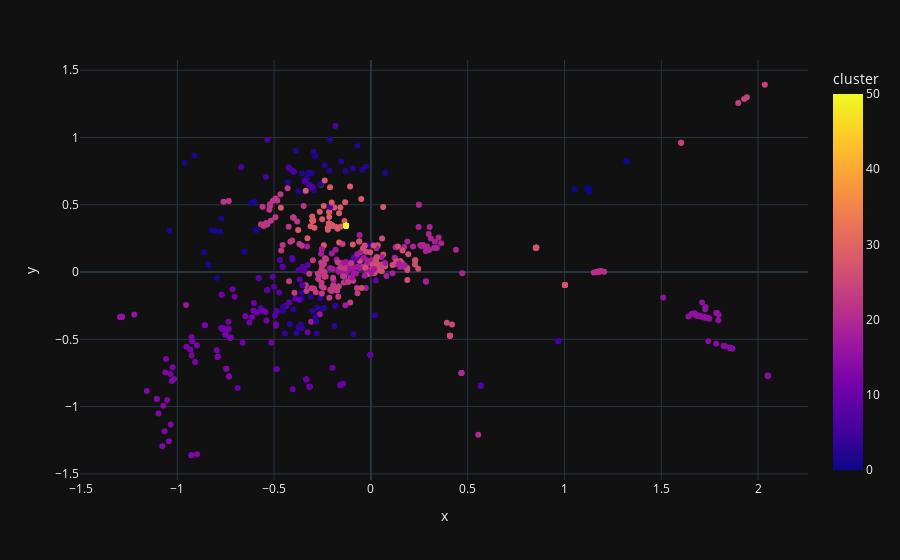
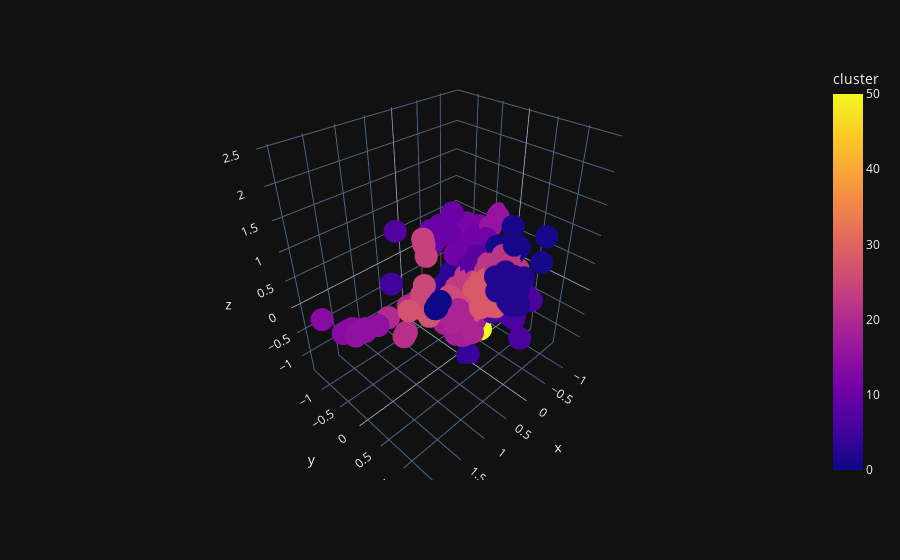

Write notebook code for charts like these, in order.
### Markdown cell above
## Affinity Propagation

### Code cell
clustering = AffinityPropagation().fit_predict(X_emb)
cluster_df = pd.DataFrame.from_dict(clustering)
X_df = pd.DataFrame.from_dict(X_emb)
X_df['cluster'] = cluster_df
X_df['title'] = df.title
X_df.columns = ['x', 'y', 'z', 'cluster', 'title']
print('Cluster counts:')
print(X_df.cluster.value_counts())
fig = px.scatter(X_df, x='x', y='y', hover_name='title', color='cluster')
fig.show()
fig = px.scatter_3d(X_df, x='x', y='y', z='z', hover_name='title', color='cluster')
fig.show()

### Figure 1 — Plotly figure (JSON) as saved in the notebook; plotly's stock layout.template omitted (floating-point values rounded to 4 significant figures; data arrays with more than 128 entries replaced by an {"elided": "..."} marker saying what was removed)
{"data": [{"hovertemplate": "<b>%{hovertext}</b><br><br>x=%{x}<br>y=%{y}<br>cluster=%{marker.color}<extra></extra>", "hovertext": {"elided": "657 str values"}, "legendgroup": "", "marker": {"color": {"elided": "657 int values"}, "coloraxis": "coloraxis", "symbol": "circle"}, "mode": "markers", "name": "", "orientation": "v", "showlegend": false, "x": {"elided": "657 float values"}, "xaxis": "x", "y": {"elided": "657 float values"}, "yaxis": "y", "type": "scatter"}], "layout": {"xaxis": {"anchor": "y", "domain": [0.0, 1.0], "title": {"text": "x"}}, "yaxis": {"anchor": "x", "domain": [0.0, 1.0], "title": {"text": "y"}}, "coloraxis": {"colorbar": {"title": {"text": "cluster"}}, "colorscale": [[0.0, "#0d0887"], [0.1111, "#46039f"], [0.2222, "#7201a8"], [0.3333, "#9c179e"], [0.4444, "#bd3786"], [0.5556, "#d8576b"], [0.6667, "#ed7953"], [0.7778, "#fb9f3a"], [0.8889, "#fdca26"], [1.0, "#f0f921"]]}, "legend": {"tracegroupgap": 0}, "margin": {"t": 60}}}

### Figure 2 — Plotly figure (JSON) as saved in the notebook; plotly's stock layout.template omitted (floating-point values rounded to 4 significant figures; data arrays with more than 128 entries replaced by an {"elided": "..."} marker saying what was removed)
{"data": [{"hovertemplate": "<b>%{hovertext}</b><br><br>x=%{x}<br>y=%{y}<br>z=%{z}<br>cluster=%{marker.color}<extra></extra>", "hovertext": {"elided": "657 str values"}, "legendgroup": "", "marker": {"color": {"elided": "657 int values"}, "coloraxis": "coloraxis", "symbol": "circle"}, "mode": "markers", "name": "", "scene": "scene", "showlegend": false, "x": {"elided": "657 float values"}, "y": {"elided": "657 float values"}, "z": {"elided": "657 float values"}, "type": "scatter3d"}], "layout": {"scene": {"domain": {"x": [0.0, 1.0], "y": [0.0, 1.0]}, "xaxis": {"title": {"text": "x"}}, "yaxis": {"title": {"text": "y"}}, "zaxis": {"title": {"text": "z"}}}, "coloraxis": {"colorbar": {"title": {"text": "cluster"}}, "colorscale": [[0.0, "#0d0887"], [0.1111, "#46039f"], [0.2222, "#7201a8"], [0.3333, "#9c179e"], [0.4444, "#bd3786"], [0.5556, "#d8576b"], [0.6667, "#ed7953"], [0.7778, "#fb9f3a"], [0.8889, "#fdca26"], [1.0, "#f0f921"]]}, "legend": {"tracegroupgap": 0}, "margin": {"t": 60}}}
